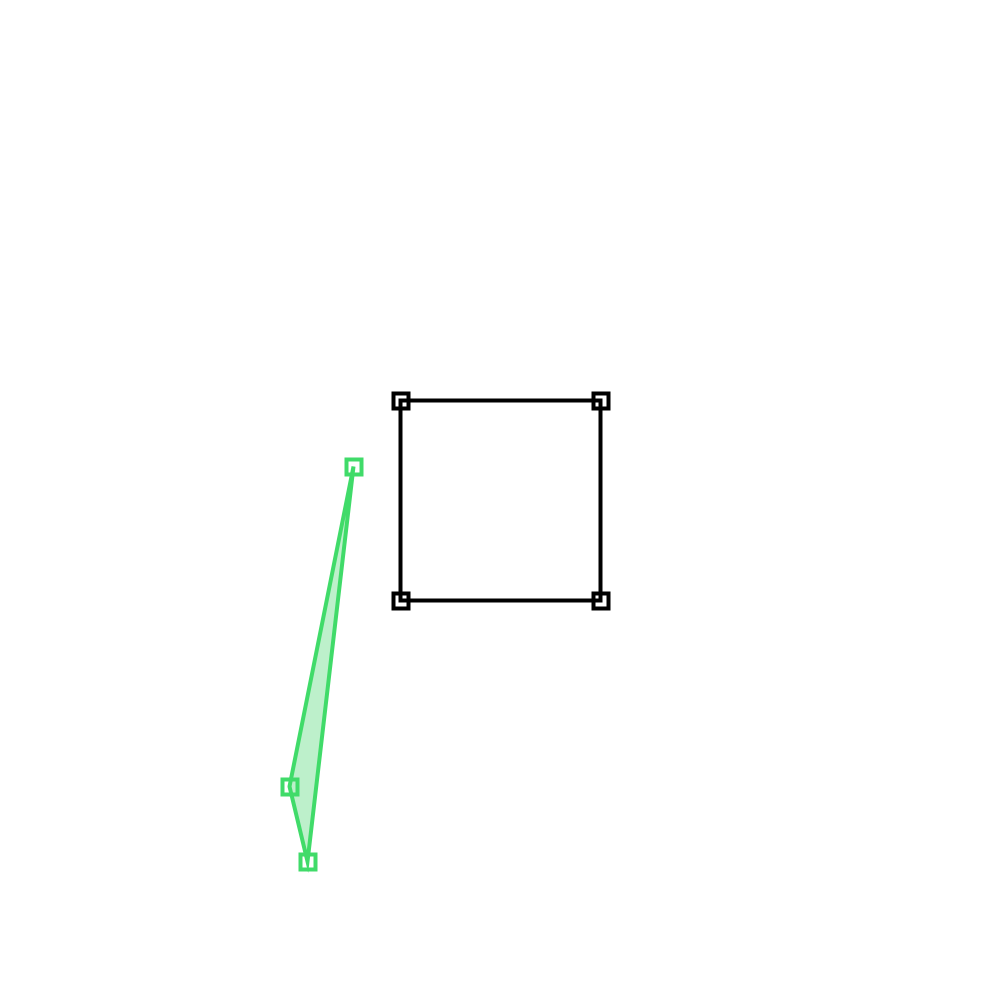
Frame 1 (no input)
Frame 60 (the mouse pressed at the canvas centre just before this capture): identical to frame 1, image omitted
Frame 120 (the mouse held since frame 60 and released just before this capture): identical to frame 1, image omitted

The Processing sketch that drew this single still picture (run headless with seeded random() and noise(); from frame 60 on, the mouse is pressed at the canvas centre):

// Processing sketch: SutherlandHodgman
// ── SutherlandHodgman.pde
// Constants
public static final int WIDTH = 1000;
public static final int HEIGHT = 1000;

// Object declarations
PVector selectedPoint; // for selecting control points
ClippingPolygon clipping;
Polygon p;
Polygon clipped;

// Editable variables to alter program
int maxNumPolyVertices = 3;  // maximum number of vertices for input polygon

void settings() {
  size(WIDTH, HEIGHT);
}

void setup() {
  this.generateClippingPoly();
  this.generatePoly();
}

void draw() {
  background(255);
  p.constrainPoly();
  p.display(color(64,219,105), color(189,240,203));

  clipping.constrainClippingPoly();
  this.clipAlgo();
  clipped.display(color(90,120,219), color(189,201,240));
  p.drawControlPoints(color(64,219,105));
  
  clipping.drawControlPoints(color(0));
  clipping.display(color(0));
}

void generateClippingPoly() {
  ArrayList<PVector> pts = new ArrayList<PVector>();
    pts.add(new PVector(0.4*width, 0.4*height)); // top left
    pts.add(new PVector(0.4*width, 0.6*height)); // bottom left
    pts.add(new PVector(0.6*width, 0.6*height)); // bottom right
    pts.add(new PVector(0.6*width, 0.4*height)); // top right
    clipping = new ClippingPolygon(pts);
}

void generatePoly() {
  ArrayList<PVector> pts = new ArrayList<PVector>();
  
  int numPoints = (int) (random(3, maxNumPolyVertices+1));
  for (int i = 0; i < numPoints; i++) {
    pts.add(new PVector(random(0 + (width * 0.1), width - (width * 0.1)),
      random(0 + (height * 0.1), height - (height * 0.1))));
  }
  p = new Polygon(pts);
}

void clipAlgo() {
  int len = clipping.pts.size();
  ArrayList<PVector> outputList = new ArrayList<PVector>(p.pts);
  
  for (int i = 0; i < clipping.pts.size(); i++) {
    // p0 and p1 represent one edge
    PVector EdgeP0 = clipping.pts.get((i)%len);
    PVector EdgeP1 = clipping.pts.get((i+1)%len);
    clipping.calculateLineVars(EdgeP0,EdgeP1); // setting a,b,c for respective clipping edge
    
    ArrayList<PVector> changingInputs = new ArrayList<PVector>(outputList);
    outputList.clear();

    for (int j = 0; j < changingInputs.size(); j++) {
      
      int len1 = changingInputs.size();
      if (len1 == 0) {
        clipped = new Polygon(p.pts);
        return;
      }
      
      PVector curr = changingInputs.get((j)%len1);
      PVector next = changingInputs.get((j+1)%len1);
      
      float kStart = clipping.insideOutsideLine(curr.x,curr.y);
      float kEnd = clipping.insideOutsideLine(next.x,next.y);
      
      // inside to outside
      if (kStart < 0 && kEnd > 0) {
        float t = clipping.getT(curr,next);
        PVector intersection = new PVector((1-t)*curr.x + t*next.x,(1-t)*curr.y + t*next.y);
        outputList.add(intersection);
      }
      
      // outside to inside
      else if (kStart > 0 && kEnd < 0) {
        float t = clipping.getT(curr,next);
        PVector intersection = new PVector((1-t)*curr.x + t*next.x,(1-t)*curr.y + t*next.y);
        outputList.add(intersection);
        outputList.add(next);
      }
      
      // inside to inside
      else if (kStart < 0 && kEnd < 0) {
        outputList.add(next);
      }
    }
  }
  clipped = new Polygon(outputList);
}

// Handling mouse/key events
void keyPressed() {
    if (keyCode == 'I') {
      // Inserts a new random point into the polygon
      p.pts.add(new PVector(random(0 + (width * 0.1), width - (width * 0.1)),
      random(0 + (height * 0.1), height - (height * 0.1))));
    } 
    else if (keyCode == 'R') {
      // Removes the last listed vertex unless the size is = 3
      // as polygon cannot be achieved with 2 points
      if (p.pts.size() > 3) {
        p.pts.remove(p.pts.size()-1);
      }
    }
}

void mousePressed() {  
  for (PVector point : clipping.pts) {
    if (dist(mouseX, mouseY, point.x, point.y) <= ClippingPolygon.controlPtWidth) {
      selectedPoint = point;
      return;
    }
  }

  for (PVector point : p.pts) {
    if (dist(mouseX, mouseY, point.x, point.y) <= Polygon.controlPtWidth) {
      selectedPoint = point;
      return;
    }
  }
} 

void mouseDragged() {
  if (selectedPoint != null) selectedPoint.set(mouseX, mouseY);
}

void mouseReleased() {
  selectedPoint = null;
}
// ── ClippingPolygon.pde
public class ClippingPolygon{
  private static final int controlPtWidth = 15;
  
  // Fields
  float a; // a = y0 - y1
  float b; // b = x1 - x0
  float c; // (x0 * y1) - (x1 * y0)
  ArrayList<PVector> pts;
  
  public ClippingPolygon(ArrayList<PVector> pts){
    this.pts = pts;
  }
  
  void display(color stroke) {
    if (pts.size() == 0) return;
    
    noFill();
    stroke(stroke);
    
    beginShape();
    for (PVector point : this.pts) {
      vertex(point.x, point.y);
    }
    endShape(CLOSE);
  }
  
  void drawControlPoints(color stroke) {
    noFill();
    stroke(stroke);
    for (PVector point : this.pts) {
        rect(point.x - controlPtWidth/2,point.y - controlPtWidth/2, controlPtWidth,controlPtWidth);
    }
  }
  
  
  void calculateLineVars(PVector p0, PVector p1){
    // From lecture notes
    this.a = p0.y - p1.y;
    this.b = p1.x - p0.x;
    this.c = (p1.y * p0.x) - (p1.x * p0.y);
  }
  
  float insideOutsideLine(float x, float y) {
    return a*x + b*y + c;
  }
  
  float getT(PVector curr, PVector next) {
    return (a*curr.x + b*curr.y + c)/(a*(curr.x - next.x) + b*(curr.y - next.y));
  }
  
  void constrainClippingPoly() {
      for (PVector point : this.pts) {
        if (point.x-controlPtWidth/2 <= 0) {point.x = 0 + controlPtWidth/2;}
        if (point.x+controlPtWidth/2 >= width) {point.x = width - controlPtWidth/2;}
        if (point.y-controlPtWidth/2 <= 0) {point.y = 0 + controlPtWidth/2;}
        if (point.y+controlPtWidth/2 >= height) {point.y = height - controlPtWidth/2;}
      }
  }
  
}
// ── Polygon.pde
public class Polygon {
  
  // Fields
  private static final int controlPtWidth = 15;
  ArrayList<PVector> pts;
  
  public Polygon(ArrayList<PVector> pts) {
    this.pts = pts; 
  }
  
  void display(color stroke, color fill) {
    noFill();
    if (pts.size() == 0) return;
    stroke(stroke);
    fill(fill);
    strokeWeight(4);
    beginShape();
    for (PVector point : this.pts) {
      vertex(point.x, point.y);
    }
    endShape(CLOSE);
  }
  
  void drawControlPoints(color stroke) {
    noFill();
    stroke(stroke);
    for (PVector point : this.pts) {
        rect(point.x - controlPtWidth/2,point.y - controlPtWidth/2, controlPtWidth,controlPtWidth);
    }
  }

  void constrainPoly() {
      for (PVector point : this.pts) {
        if (point.x-controlPtWidth/2 <= 0) {point.x = 0 + controlPtWidth/2;}
        if (point.x+controlPtWidth/2 >= width) {point.x = width - controlPtWidth/2;}
        if (point.y-controlPtWidth/2 <= 0) {point.y = 0 + controlPtWidth/2;}
        if (point.y+controlPtWidth/2 >= height) {point.y = height - controlPtWidth/2;}
      }
  }
}
